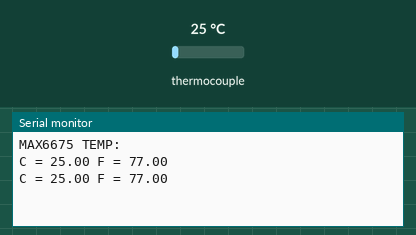
A sketch run on a simulated Arduino Uno, built with avr-gcc and run on an emulated ATmega328P. Parts: the last lines printed to the serial monitor. The inputs (shaded band) are chosen by the test bench; at power-on: thermocouple 25 °C.

Above: at 1.2 s.
1.3 s: thermocouple set to 6 °C
At 2.6 s:
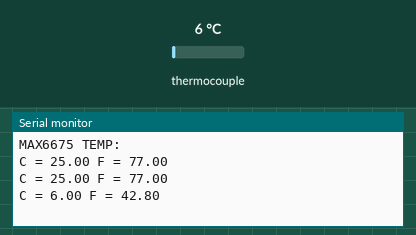
2.8 s: thermocouple set to 75 °C
At 3.8 s:
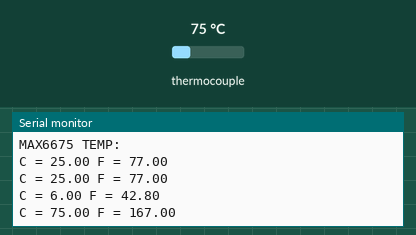
Timing chart, 0 to 5.8 s (numbered marks = the images above; inputs shaded):
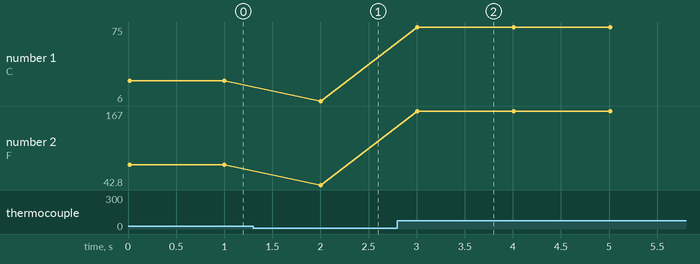

Measured:
- after the input at 1.3 s, the serial monitor: prints a new line after 0.70 s (image 1)
- after the input at 2.8 s, the serial monitor: prints a new line after 0.21 s (image 2)
- plotted number 1: 25 → 6 after the input at 1.3 s, 6 → 75 after the input at 2.8 s
- plotted number 2: 77 → 42.8 after the input at 1.3 s, 42.8 → 167 after the input at 2.8 s

The sketch:

Thermocouple.ino
```cpp
#include "max6675.h"

int soPin = 3;// SO=Serial Out
int csPin = 4;// CS = chip select CS pin
int sckPin = 5;// SCK = Serial Clock pin
MAX6675 thermo(sckPin, csPin, soPin);// create instance object of MAX6675
void setup() {
  Serial.begin(9600);// initialize serial monitor with 9600 baud
  Serial.println("MAX6675 TEMP: ");
}

void loop() {
  Serial.print("C = ");
  Serial.print(thermo.readCelsius());
  Serial.print(" F = ");
  Serial.println(thermo.readFahrenheit());
  delay(1000);
}
```
